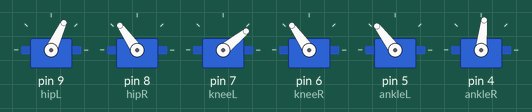
Simulated run of this sketch. Board: Arduino Uno, built with avr-gcc and run on an emulated ATmega328P. On the bench: 6 × servo. What the sketch prints to the serial monitor is not drawn.

Above: at 5.25 s.
At 5.55 s:
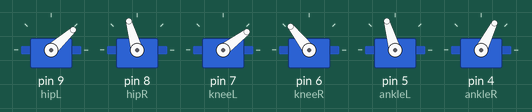
At 5.7 s:
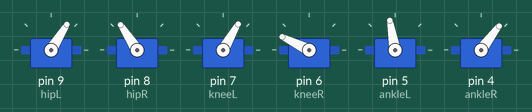
At 5.9 s:
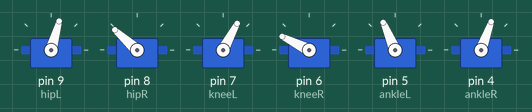
Timing chart, 0 to 8.2 s (numbered marks = the images above):
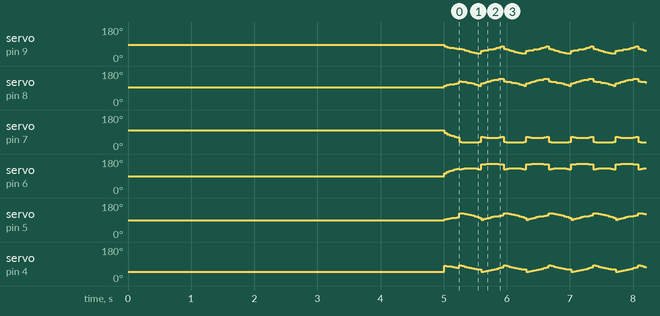

The sketch:

humanoid_robot.ino
```cpp
#include <Servo.h>
#include "constants.h"

Servo hipL;
Servo hipR;
Servo kneeL;
Servo kneeR;
Servo ankleL;
Servo ankleR;

void updateServoPos(int target1, int target2, int target3, char leg){
  if (leg == 'l'){
    hipL.write(hipLOffset - target1);
    kneeL.write(kneeLOffset - target2);
    ankleL.write(2*ankleLOffset - target3);
  }
  else if (leg == 'r'){
    hipR.write(hipROffset + target1);
    kneeR.write(kneeROffset + target2);
    ankleR.write(target3);
  }
}

void pos(float x, float z, char leg){
  float hipRad2 = atan(x/z);
  float hipDeg2 = hipRad2 * (180/PI);

  float z2 = z/cos(hipRad2);

  float hipRad1 = acos((sq(l1) + sq(z2) - sq(l2))/(2*l1*z2));
  float hipDeg1 = hipRad1 * (180/PI);

  float kneeRad = PI - acos((sq(l1) + sq(l2) - sq(z2))/(2*l1*l2));

  float ankleRad = PI/2 + hipRad2 - acos((sq(l2) + sq(z2) - sq(l1))/(2*l2*z2));

  float hipDeg = hipDeg1 + hipDeg2;
  float kneeDeg = kneeRad * (180/PI);
  float ankleDeg = ankleRad * (180/PI);

Serial.print(hipDeg);
  Serial.print("\t");
  Serial.print(kneeDeg);
  Serial.print("\t");
  Serial.println(ankleDeg);

  updateServoPos(hipDeg, kneeDeg, ankleDeg, leg);
}

void takeStep(float stepLength, int stepVelocity){
  for (float i = stepLength; i >= -stepLength; i-=0.5){
    pos(i, stepHeight, 'r');
    pos(-i, stepHeight - stepClearance, 'l');
    delay(stepVelocity);
  }

  for (float i = stepLength; i >= -stepLength; i-=0.5){
    pos(-i, stepHeight - stepClearance, 'r');
    pos(i, stepHeight, 'l');
    delay(stepVelocity);
  }
}

void initialize(){
  for (float i = 10.7; i >= stepHeight; i-=0.1){
    pos(0, i, 'l');
    pos(0, i, 'r');
  }
}

void setup() {
  // put your setup code here, to run once:
  Serial.begin(9600);
  hipL.attach(9);
  hipR.attach(8);
  kneeL.attach(7);
  kneeR.attach(6);
  ankleL.attach(5);
  ankleR.attach(4);

  hipL.write(hipLOffset);
  kneeL.write(kneeLOffset);
  ankleL.write(ankleLOffset);

  hipR.write(hipROffset);
  kneeR.write(kneeROffset);
  ankleR.write(ankleROffset);

  delay(5000);

  initialize();
}

void loop() {
  // put your main code here, to run repeatedly:
  takeStep(2, 0);
}
```

constants.h
```cpp
#define hipLOffset 85
#define kneeLOffset 100
#define ankleLOffset 88

#define hipROffset 95
#define kneeROffset 90
#define ankleROffset 48

#define l1 5
#define l2 5.7

#define stepClearance 1
#define stepHeight 10
```
